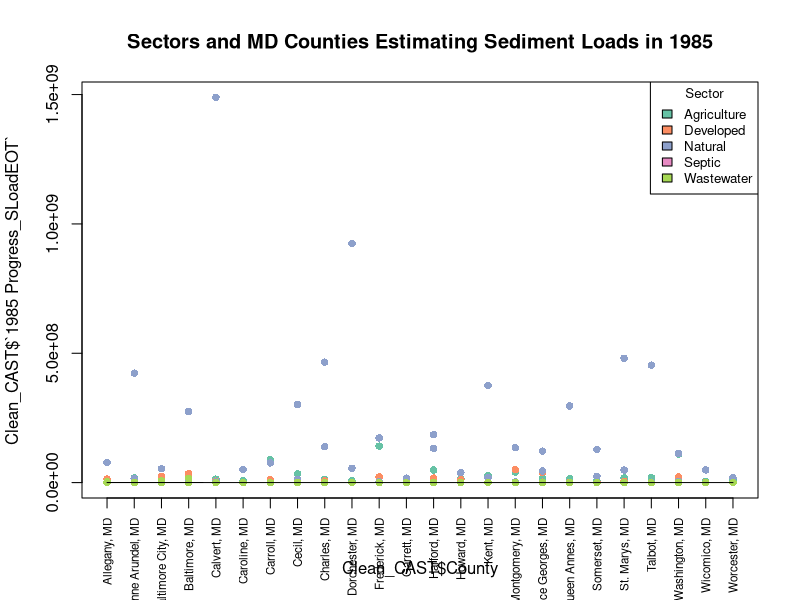
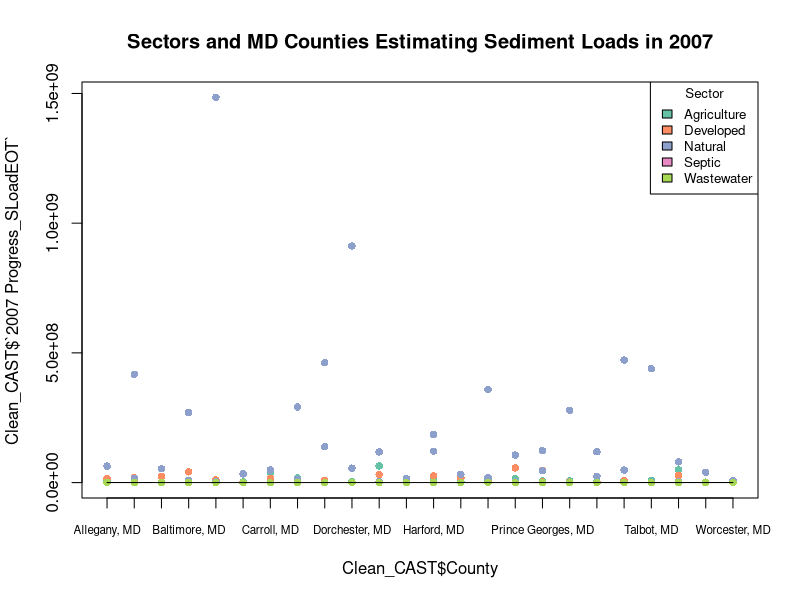
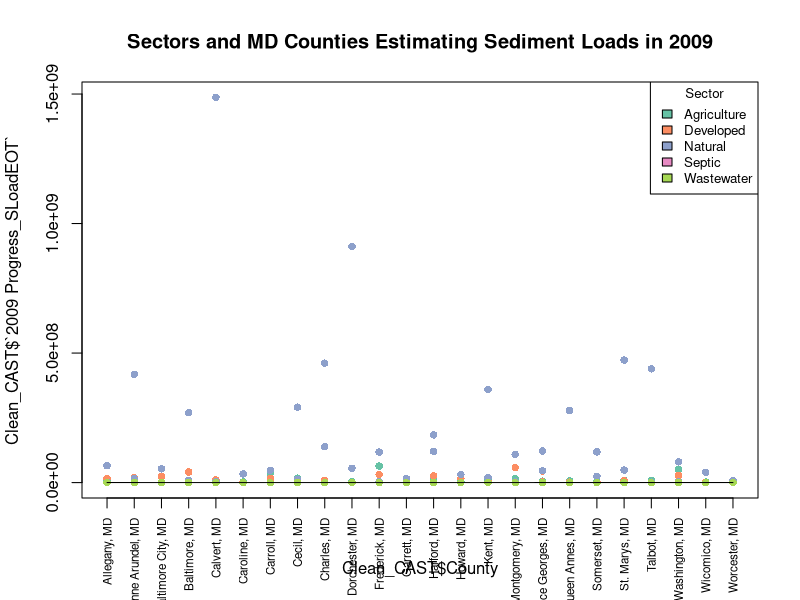
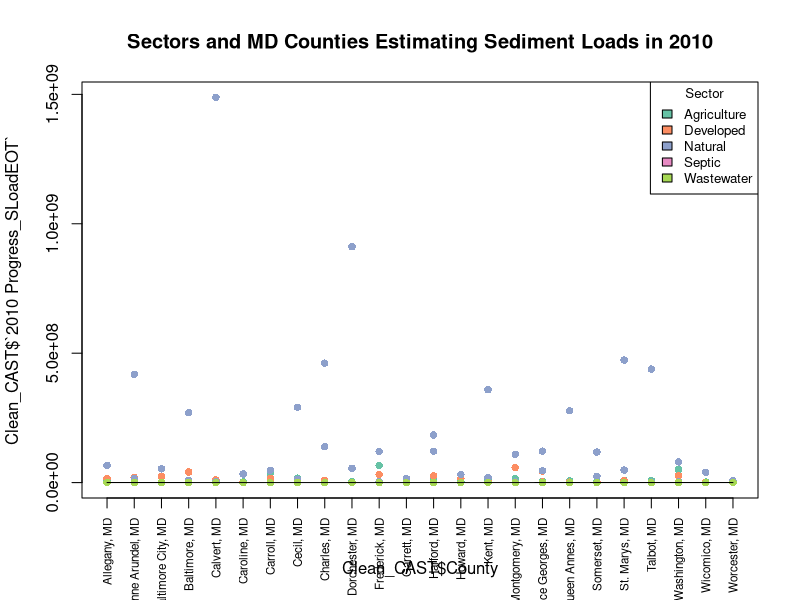
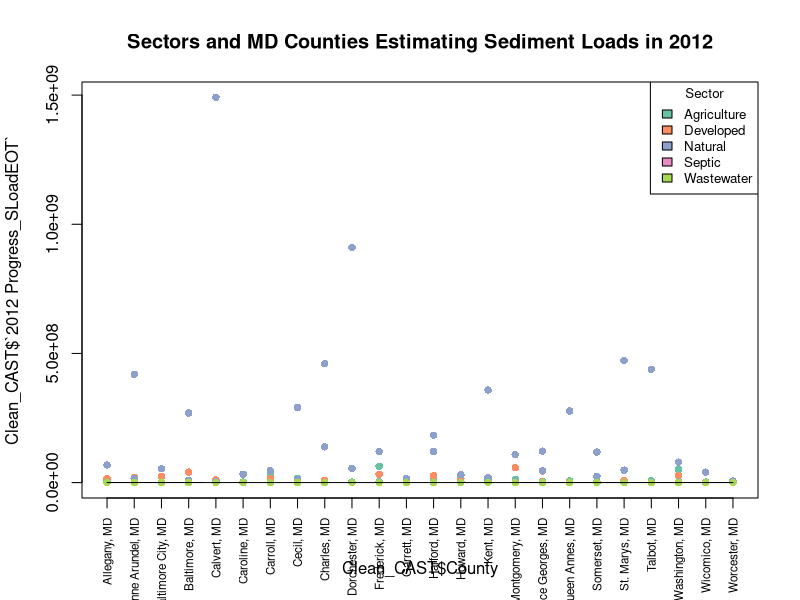

Write the R code that produced these figures, in order. (Note: this script raises an error after producing the figures.)
################################ Final Code Project#####################################
getwd()
setwd("C:/GitHub/shafersa/Final")

library(readxl)
CastScalingdown <- read_excel("CastScalingdown.xlsx", 
                              sheet = "Major Source - Fed vs NonFed")
View(CastScalingdown)
Clean_CAST<-CastScalingdown [, - (7:36) ]
colnames(Clean_CAST)
#I wanted yo add fun colors in!
install.packages("RColorBrewer")
library(RColorBrewer)

#I took the time to break down my data this way because I wanted to visually see the differences between counties and each sector.
#I did this for each year for each data set. and then you will see later that I merged the two data sets together and preformed an R squared analysis to determine variance between the two data sets 

Clean_CAST$`Source Sector` <- factor(Clean_CAST$`Source Sector`)
Clean_CAST$County <- factor(Clean_CAST$County)

# Check unique levels in 'Sector' (5 levels)
num_sectors <- length(levels(Clean_CAST$`Source Sector`))
print(paste("Number of unique sectors:", num_sectors))

# Ensure that there are enough colors for each sector (5 in this case)
color_palette <- brewer.pal(min(num_sectors, 12), "Set2")  # Set3 has 12 colors

# Create the plot with color assignment for sectors
scatter.smooth(x = Clean_CAST$County,
     y = Clean_CAST$`1985 Progress_SLoadEOT`,
     col = color_palette[as.numeric(Clean_CAST$`Source Sector`)],  # Ensure color is mapped using numeric version of 'Sector'
     pch = 16,
     xaxt = 'n',
     main = "Sectors and MD Counties Estimating Sediment Loads in 1985")  # Suppress default x-axis for customization
    ylab= "Esimated Sediment Loads from 1985"
# Custom x-axis with county names
axis(1, at = 1:length(levels(Clean_CAST$County)), 
     labels = levels(Clean_CAST$County),  
     las = 2,  
     cex.axis = 0.7)  

# Add a legend to show sector-color mapping
legend("topright",                               
       legend = levels(Clean_CAST$`Source Sector`),  
       fill = color_palette[1:num_sectors],  
       cex = 0.8,                               
       title = "Sector")

#################################################################################################

Clean_CAST$Sector <- factor(Clean_CAST$`Source Sector`)
Clean_CAST$Geography <- factor(Clean_CAST$County)


num_sectors <- length(levels(Clean_CAST$`Source Sector`))
print(paste("Number of unique sectors:", num_sectors))


color_palette <- brewer.pal(min(num_sectors, 12), "Set2")  

scatter.smooth(x = Clean_CAST$County,
               y = Clean_CAST$`2007 Progress_SLoadEOT`,
               col = color_palette[as.numeric(Clean_CAST$`Source Sector`)], 
               pch = 16,
               xaxt = 'n',
               main = "Sectors and MD Counties Estimating Sediment Loads in 2007")  
ylab= "Esimated Sediment Loads from 2007"

axis(1, at = 1:length(levels(Clean_CAST$County)), 
     labels = levels(Clean_CAST$County),  
     cex.axis = 0.7)  


legend("topright",                               
       legend = levels(Clean_CAST$`Source Sector`),  
       fill = color_palette[1:num_sectors],  
       cex = 0.8,                               
       title = "Sector")

#################################################################################################

Clean_CAST$Sector <- factor(Clean_CAST$`Source Sector`)
Clean_CAST$Geography <- factor(Clean_CAST$County)

 
num_sectors <- length(levels(Clean_CAST$`Source Sector`))
print(paste("Number of unique sectors:", num_sectors))

 
color_palette <- brewer.pal(min(num_sectors, 12), "Set2")   

 
scatter.smooth(x = Clean_CAST$County,
               y = Clean_CAST$`2009 Progress_SLoadEOT`,
               col = color_palette[as.numeric(Clean_CAST$`Source Sector`)],  
               pch = 16,
               xaxt = 'n',
               main = "Sectors and MD Counties Estimating Sediment Loads in 2009")   
ylab= "Esimated Sediment Loads from 1985"
# Custom x-axis with geography (county) names
axis(1, at = 1:length(levels(Clean_CAST$County)), 
     labels = levels(Clean_CAST$County),  
     las = 2,  # Rotate labels for better readability
     cex.axis = 0.7)  # Adjust the size of axis labels

 
legend("topright",                               
       legend = levels(Clean_CAST$`Source Sector`),  
       fill = color_palette[1:num_sectors],  # Match the number of colors to sectors
       cex = 0.8,                               
       title = "Sector")
#################################################################################################
Clean_CAST$Sector <- factor(Clean_CAST$`Source Sector`)
Clean_CAST$Geography <- factor(Clean_CAST$County)

 
num_sectors <- length(levels(Clean_CAST$`Source Sector`))
print(paste("Number of unique sectors:", num_sectors))

 
color_palette <- brewer.pal(min(num_sectors, 12), "Set2")   

 
scatter.smooth(x = Clean_CAST$County,
               y = Clean_CAST$`2010 Progress_SLoadEOT`,
               col = color_palette[as.numeric(Clean_CAST$`Source Sector`)],  
               pch = 16,
               xaxt = 'n',
               main = "Sectors and MD Counties Estimating Sediment Loads in 2010")   
# Custom x-axis with geography (county) names
axis(1, at = 1:length(levels(Clean_CAST$County)), 
     labels = levels(Clean_CAST$County),  
     las = 2,  # Rotate labels for better readability
     cex.axis = 0.7)  # Adjust the size of axis labels

 
legend("topright",                               
       legend = levels(Clean_CAST$`Source Sector`),  
       fill = color_palette[1:num_sectors],  # Match the number of colors to sectors
       cex = 0.8,                               
       title = "Sector")
#################################################################################################

Clean_CAST$Sector <- factor(Clean_CAST$`Source Sector`)
Clean_CAST$Geography <- factor(Clean_CAST$County)

 
num_sectors <- length(levels(Clean_CAST$`Source Sector`))
print(paste("Number of unique sectors:", num_sectors))

 
color_palette <- brewer.pal(min(num_sectors, 12), "Set2")   

 
scatter.smooth(x = Clean_CAST$County,
               y = Clean_CAST$`2012 Progress_SLoadEOT`,
               col = color_palette[as.numeric(Clean_CAST$`Source Sector`)],  
               pch = 16,
               xaxt = 'n',
               main = "Sectors and MD Counties Estimating Sediment Loads in 2012")   
# Custom x-axis with geography (county) names
axis(1, at = 1:length(levels(Clean_CAST$County)), 
     labels = levels(Clean_CAST$County),  
     las = 2,  # Rotate labels for better readability
     cex.axis = 0.7)  # Adjust the size of axis labels

 
legend("topright",                               
       legend = levels(Clean_CAST$`Source Sector`),  
       fill = color_palette[1:num_sectors],  # Match the number of colors to sectors
       cex = 0.8,                               
       title = "Sector")

#################################################################################################
library(readr)
Chesapeake_Bay_Pollution_Loads_Sediment_20241121 <- read_csv("Chesapeake_Bay_Pollution_Loads_-_Sediment_20241121.csv")
View(Chesapeake_Bay_Pollution_Loads_Sediment_20241121)
colnames(MD_Sed_Loads)
MD_Sed_Loads_1<-Chesapeake_Bay_Pollution_Loads_Sediment_20241121 [,-(13:18)]
MD_Sed_Loads<-MD_Sed_Loads_1 [,-(2)]
MD_Sed_Loads$`Source Sector` <- factor(MD_Sed_Loads$`Source Sector`)
MD_Sed_Loads$County <- factor(MD_Sed_Loads$County)

 
num_sectors <- length(levels(MD_Sed_Loads$`Source Sector`))
print(paste("Number of unique sectors:", num_sectors))

 
color_palette <- brewer.pal(min(num_sectors, 12), "Dark2")   

 
scatter.smooth(x = MD_Sed_Loads$County,
               y = MD_Sed_Loads$`Total Sediment, 1985 (T)`,
               col = color_palette[as.numeric(MD_Sed_Loads$`Source Sector`)],  
               pch = 16,
               xaxt = 'n',
               main = "Sectors and MD Counties Estimating True Loads in 1985")   
# Custom x-axis with geography (county) names
axis(1, at = 1:length(levels(MD_Sed_Loads$County)), 
     labels = levels(MD_Sed_Loads$County),  
     las = 2,  # Rotate labels for better readability
     cex.axis = 0.7)  # Adjust the size of axis labels

 
legend("topright",                               
       legend = levels(MD_Sed_Loads$`Source Sector`),  
       fill = color_palette[1:num_sectors],  # Match the number of colors to sectors
       cex = 0.8,                               
       title = "Sector")

#################################################################################################
MD_Sed_Loads$`Source Sector` <- factor(MD_Sed_Loads$`Source Sector`)
MD_Sed_Loads$County <- factor(MD_Sed_Loads$County)

 
num_sectors <- length(levels(MD_Sed_Loads$`Source Sector`))
print(paste("Number of unique sectors:", num_sectors))

 
color_palette <- brewer.pal(min(num_sectors, 12), "Dark2")   

 
scatter.smooth(x = MD_Sed_Loads$County,
               y = MD_Sed_Loads$`Total Sediment, 2007 (T)`,
               col = color_palette[as.numeric(MD_Sed_Loads$`Source Sector`)],  
               pch = 16,
               xaxt = 'n',
               main = "Sectors and MD Counties Estimating True Loads in 2007")   
# Custom x-axis with geography (county) names
axis(1, at = 1:length(levels(MD_Sed_Loads$County)), 
     labels = levels(MD_Sed_Loads$County),  
     las = 2,  # Rotate labels for better readability
     cex.axis = 0.7)  # Adjust the size of axis labels

 
legend("topright",                               
       legend = levels(MD_Sed_Loads$`Source Sector`),  
       fill = color_palette[1:num_sectors],  # Match the number of colors to sectors
       cex = 0.8,                               
       title = "Sector")
#################################################################################################
MD_Sed_Loads$`Source Sector` <- factor(MD_Sed_Loads$`Source Sector`)
MD_Sed_Loads$County <- factor(MD_Sed_Loads$County)

 
num_sectors <- length(levels(MD_Sed_Loads$`Source Sector`))
print(paste("Number of unique sectors:", num_sectors))

 
color_palette <- brewer.pal(min(num_sectors, 12), "Dark2")   

 
scatter.smooth(x = MD_Sed_Loads$County,
               y = MD_Sed_Loads$`Total Sediment, 2009 (T)`,
               col = color_palette[as.numeric(MD_Sed_Loads$`Source Sector`)],  
               pch = 16,
               xaxt = 'n',
               main = "Sectors and MD Counties Estimating True Loads in 2009")   
# Custom x-axis with geography (county) names
axis(1, at = 1:length(levels(MD_Sed_Loads$County)), 
     labels = levels(MD_Sed_Loads$County),  
     las = 2,  # Rotate labels for better readability
     cex.axis = 0.7)  # Adjust the size of axis labels

 
legend("topright",                               
       legend = levels(MD_Sed_Loads$`Source Sector`),  
       fill = color_palette[1:num_sectors],  # Match the number of colors to sectors
       cex = 0.8,                               
       title = "Sector")
#################################################################################################
MD_Sed_Loads$`Source Sector` <- factor(MD_Sed_Loads$`Source Sector`)
MD_Sed_Loads$County <- factor(MD_Sed_Loads$County)

 
num_sectors <- length(levels(MD_Sed_Loads$`Source Sector`))
print(paste("Number of unique sectors:", num_sectors))

 
color_palette <- brewer.pal(min(num_sectors, 12), "Dark2")   

 
scatter.smooth(x = MD_Sed_Loads$County,
               y = MD_Sed_Loads$`Total Sediment, 2010 (T)`,
               col = color_palette[as.numeric(MD_Sed_Loads$`Source Sector`)],  
               pch = 16,
               xaxt = 'n',
               main = "Sectors and MD Counties Estimating True Loads in 2010")   
# Custom x-axis with geography (county) names
axis(1, at = 1:length(levels(MD_Sed_Loads$County)), 
     labels = levels(MD_Sed_Loads$County),  
     las = 2,  # Rotate labels for better readability
     cex.axis = 0.7)  # Adjust the size of axis labels

 
legend("topright",                               
       legend = levels(MD_Sed_Loads$`Source Sector`),  
       fill = color_palette[1:num_sectors],  # Match the number of colors to sectors
       cex = 0.8,                               
       title = "Sector")
#################################################################################################
MD_Sed_Loads$`Source Sector` <- factor(MD_Sed_Loads$`Source Sector`)
MD_Sed_Loads$County <- factor(MD_Sed_Loads$County)

 
num_sectors <- length(levels(MD_Sed_Loads$`Source Sector`))
print(paste("Number of unique sectors:", num_sectors))

 
color_palette <- brewer.pal(min(num_sectors, 12), "Dark2")   

 
scatter.smooth(x = MD_Sed_Loads$County,
               y = MD_Sed_Loads$`Total Sediment, 2012 (T)`,
               col = color_palette[as.numeric(MD_Sed_Loads$`Source Sector`)],  
               pch = 16,
               xaxt = 'n',
               main = "Sectors and MD Counties Estimating True Loads in 2012")   
# Custom x-axis with geography (county) names
axis(1, at = 1:length(levels(MD_Sed_Loads$County)), 
     labels = levels(MD_Sed_Loads$County),  
     las = 2,  # Rotate labels for better readability
     cex.axis = 0.7)  # Adjust the size of axis labels

 
legend("topright",                               
       legend = levels(MD_Sed_Loads$`Source Sector`),  
       fill = color_palette[1:num_sectors],  # Match the number of colors to sectors
       cex = 0.8,                               
       title = "Sector")
#################################################################################################
## The dreadful merge. I merged by county in this instance. It seems like the most logical way to have these data sets over lap
# Check for unique values in the 'County' column from both data sets
unique(Clean_CAST$County)
unique(MD_Sed_Loads$County)

Clean_CAST$County <- tolower(trimws(Clean_CAST$County))
MD_Sed_Loads$County <- tolower(trimws(MD_Sed_Loads$County))

# Check for any whitespace differences
sum(trimws(Clean_CAST$County) != Clean_CAST$County)
sum(trimws(MD_Sed_Loads$County) != MD_Sed_Loads$County)

missing_counties <- setdiff(Clean_CAST$County, MD_Sed_Loads$County)
print(missing_counties)


merged_data <- merge(Clean_CAST, MD_Sed_Loads, by = "County", all=TRUE)

#################################################################################################
##Again I did this for each year, and then with the newly merged data I could perform the r squared. 
colnames(merged_data)
# Extract relevant columns
sediment_data_1985 <- merged_data[, c("County", "1985 Progress_SLoadEOT", "Total Sediment, 1985 (T)")]

# Rename columns for clarity
colnames(sediment_data_1985) <- c("County", "1985 Progress_SLoadEOT", "Total Sediment, 1985 (T)")

# Reshape the data to long format
reshaped_data_1985 <- reshape(sediment_data_1985, 
                         varying = c("1985 Progress_SLoadEOT", "Total Sediment, 1985 (T)"), 
                         v.names = "sediment_load",    # New column for sediment load
                         timevar = "measurement_type",  # Type of measurement (ProgressSLoad EOT or Total Sediment)
                         times = c("1985 Progress_SLoadEOT", "Total Sediment, 1985 (T)"),  # Specify the two measurement types
                         direction = "long")
#had a typo in this one
# Inspect the reshaped data
head(reshaped_data_1985)
# Convert 'County' and 'measurement_type' to factors
reshaped_data_1985$County <- factor(reshaped_data_1985$County)
reshaped_data_1985$measurement_type <- factor(reshaped_data_1985$measurement_type)


# Plot the data: Counties on x-axis, Sediment Load on y-axis
plot(reshaped_data_1985$County, reshaped_data_1985$sediment_load, 
     col = colors[reshaped_data_1985$measurement_type],   # Color points by measurement type
     pch = 19,                                       
     xlab = "County", ylab = "Sediment Load",        
     main = "Sediment Load by County (1985)",         
     xaxt = "n",                                     
     ylim = c(0, max(reshaped_data_1985$sediment_load, na.rm = TRUE) * 1.1))  


axis(1, at = 1:length(unique(reshaped_data_1985$County)), labels = levels(reshaped_data_1985$County), las = 2)

#################################################################################################
colnames(merged_data)
 
sediment_data_2007 <- merged_data[, c("County", "2007 Progress_SLoadEOT", "Total Sediment, 2007 (T)")]

 
colnames(sediment_data_2007) <- c("County", "2007 Progress_SLoadEOT", "Total Sediment, 2007 (T)")

 
reshaped_data_2007 <- reshape(sediment_data_2007, 
                         varying = c("2007 Progress_SLoadEOT", "Total Sediment, 2007 (T)"), 
                         v.names = "sediment_load",     
                         timevar = "measurement_type",   
                         times = c("2007 Progress_SLoadEOT", "Total Sediment, 2007 (T)"),   
                         direction = "long")

 #same typo...did you run this?
head(reshaped_data_2007)
 
reshaped_data_2007$County <- factor(reshaped_data_2007$County)
reshaped_data_2007$measurement_type <- factor(reshaped_data_2007$measurement_type)

 
plot(reshaped_data_2007$County, reshaped_data_2007$sediment_load, 
     col = colors[reshaped_data_2007$measurement_type],   
     pch = 19,                                       
     xlab = "County", ylab = "Sediment Load",        
     main = "Sediment Load by County (2007)",        
     xaxt = "n",                                     
     ylim = c(0, max(reshaped_data_2007$sediment_load, na.rm = TRUE) * 1.1))  
#Same error - how did you get this to work?

axis(1, at = 1:length(unique(reshaped_data_2007$County)), labels = levels(reshaped_data_2007$County), las = 2)
#################################################################################################
colnames(merged_data)
 
sediment_data_2009 <- merged_data[, c("County", "2009 Progress_SLoadEOT", "Total Sediment, 2009 (T)")]

 
colnames(sediment_data_2009) <- c("County", "2009 Progress_SLoadEOT", "Total Sediment, 2009 (T)")

 
reshaped_data_2009 <- reshape(sediment_data_2009, 
                              varying = c("2009 Progress_SLoadEOT", "Total Sediment, 2009 (T)"), 
                              v.names = "sediment_load",     
                              timevar = "measurement_type",   
                              times = c("2009 Progress_SLoadEOT", "Total Sediment, 2009 (T)"),   
                              direction = "long")

 
head(reshaped_data_2009)
 
reshaped_data_2009$County <- factor(reshaped_data_2009$County)
reshaped_data_2009$measurement_type <- factor(reshaped_data_2009$measurement_type)

 
plot(reshaped_data_2009$County, reshaped_data_2009$sediment_load, 
     col = colors[reshaped_data_2009$measurement_type],   
     pch = 19,                                       
     xlab = "County", ylab = "Sediment Load",        
     main = "Sediment Load by County (2009)",        
     xaxt = "n",                                     
     ylim = c(0, max(reshaped_data_2009$sediment_load, na.rm = TRUE) * 1.1))  


axis(1, at = 1:length(unique(reshaped_data_2009$County)), labels = levels(reshaped_data_2009$County), las = 2)
#################################################################################################
colnames(merged_data)
 
sediment_data_2010 <- merged_data[, c("County", "2010 Progress_SLoadEOT", "Total Sediment, 2010 (T)")]

 
colnames(sediment_data_2010) <- c("County", "2010 Progress_SLoadEOT", "Total Sediment, 2010 (T)")

 
reshaped_data_2010 <- reshape(sediment_data_2010, 
                              varying = c("2010 Progress_SLoadEOT", "Total Sediment, 2010 (T)"), 
                              v.names = "sediment_load",     
                              timevar = "measurement_type",   
                              times = c("2010 Progress_SLoadEOT", "Total Sediment, 2010 (T)"),   
                              direction = "long")

 
head(reshaped_data_2010)
 
reshaped_data_2010$County <- factor(reshaped_data_2010$County)
reshaped_data_2010$measurement_type <- factor(reshaped_data_2010$measurement_type)

 
plot(reshaped_data_2010$County, reshaped_data_2010$sediment_load, 
     col = colors[reshaped_data_2007$measurement_type],   

     xlab = "County", ylab = "Sediment Load",        
     main = "Sediment Load by County (2010)",         
     xaxt = "n",                                      
     ylim = c(0, max(reshaped_data_2010$sediment_load, na.rm = TRUE) * 1.1))  


axis(1, at = 1:length(unique(reshaped_data_2010$County)), labels = levels(reshaped_data_2010$County), las = 2)
#################################################################################################
colnames(merged_data)
 
sediment_data_2012 <- merged_data[, c("County", "2012 Progress_SLoadEOT", "Total Sediment, 2012 (T)")]

 
colnames(sediment_data_2012) <- c("County", "2012 Progress_SLoadEOT", "Total Sediment, 2012 (T)")

 
reshaped_data_2012 <- reshape(sediment_data_2012, 
                              varying = c("2012 Progress_SLoadEOT", "Total Sediment, 2012 (T)"), 
                              v.names = "sediment_load",     
                              timevar = "measurement_type",   
                              times = c("2012 Progress_SLoadEOT", "Total Sediment, 2012 (T)"),   
                              direction = "long")

 
head(reshaped_data_2012)
 
reshaped_data_2012$County <- factor(reshaped_data_2012$County)
reshaped_data_2012$measurement_type <- factor(reshaped_data_2012$measurement_type)

 
plot(reshaped_data_2012$County, reshaped_data_2012$sediment_load, 
     col = colors[reshaped_data_2007$measurement_type],   
     pch = 19,                                       
     xlab = "County", ylab = "Sediment Load",        
     main = "Sediment Load by County (2012)",         
     xaxt = "n",                                     
     ylim = c(0, max(reshaped_data_2012$sediment_load, na.rm = TRUE) * 1.1))  


axis(1, at = 1:length(unique(reshaped_data_2012$County)), labels = levels(reshaped_data_2012$County), las = 2)
#################################################################################################
##Finally we can get to the point where the data is sufficiently clean and we can run our analysis

# Check for any missing data in the relevant columns 
sum(is.na(sediment_data_1985$`1985 Progress_SLoadEOT`))  # Check for NAs in the predicted values
sum(is.na(sediment_data_1985$`Total Sediment, 1985 (T)`))  # Check for NAs in the actual values

# Remove rows with missing data to ensure consistency between the columns
clean_data_1985 <- sediment_data_1985[!is.na(sediment_data_1985$`1985 Progress_SLoadEOT`) &
                                        !is.na(sediment_data_1985$`Total Sediment, 1985 (T)`), ]

# Fit a linear regression model
model <- lm(`Total Sediment, 1985 (T)` ~ `1985 Progress_SLoadEOT`, data = clean_data_1985)

# Print the summary of the model to inspect coefficients and R-squared
model_summary_1985 <- summary(model)
print(model_summary_1985)
## the significant p value represent that my data points are significantly related but the poor R squared value is say that there is a lot of variance between data points meaning that the CAST assessment tool is not doing a great job of predicting sediment loads


# Extract the R-squared value
r_squared <- model_summary_1985$r.squared
print(paste("R-squared: ", round(r_squared, 2)))

# Predict the sediment loads using the model
predicted_values_1985 <- predict(model)

# Plot the predicted vs actual sediment loads
plot(clean_data_1985$`Total Sediment, 1985 (T)`, predicted_values_1985,
     xlab = "Actual Sediment Load (Total Sediment, 1985 (T))",
     ylab = "Predicted Sediment Load (1985 Progress_SLoadEOT)",
     main = paste("Predicted vs Actual Sediment Loads (1985) (R² =", round(r_squared, 2), ")"),
     pch = 19,  # Solid points
     col = "blue")  # Points color

# Add a line representing perfect predictions (where predicted = actual)
abline(a = 0, b = 1, col = "red", lty = 2)  # Line of perfect prediction

#################################################################################################

# Check for any missing data in the relevant columns (optional)
sum(is.na(sediment_data_2007$`2007 Progress_SLoadEOT`))  # Check for NAs in the predicted values
sum(is.na(sediment_data_2007$`Total Sediment, 2007 (T)`))  # Check for NAs in the actual values

# Remove rows with missing data (if any) to ensure consistency between the columns
clean_data_2007 <- sediment_data_2007[!is.na(sediment_data_2007$`2007 Progress_SLoadEOT`) &
                                        !is.na(sediment_data_2007$`Total Sediment, 2007 (T)`), ]

# Fit a linear regression model
model <- lm(`Total Sediment, 2007 (T)` ~ `2007 Progress_SLoadEOT`, data = clean_data_2007)

# Print the summary of the model to inspect coefficients and R-squared
model_summary_2007 <- summary(model)
print(model_summary_2007)
## the significant p value represent that my data points are significantly related but the poor R squared value is say that there is a lot of variance between data points meaning that the CAST assessment tool is not doing a great job of predicting sediment loads


# Extract the R-squared value
r_squared <- model_summary_2007$r.squared
print(paste("R-squared: ", round(r_squared, 2)))

# Predict the sediment loads using the model
predicted_values_2007 <- predict(model)

# Plot the predicted vs actual sediment loads
plot(clean_data_2007$`Total Sediment, 2007 (T)`, predicted_values_2007,
     xlab = "Actual Sediment Load (Total Sediment, 2007 (T))",
     ylab = "Predicted Sediment Load (2007 Progress_SLoadEOT)",
     main = paste("Predicted vs Actual Sediment Loads (2007) (R² =", round(r_squared, 2), ")"),
     pch = 19,  # Solid points
     col = "blue")  # Points color

# Add a line representing perfect predictions (where predicted = actual)
abline(a = 0, b = 1, col = "red", lty = 2)  # Line of perfect prediction



#################################################################################################

# Check for any missing data in the relevant columns (optional)
sum(is.na(sediment_data_2009$`2009 Progress_SLoadEOT`))  # Check for NAs in the predicted values
sum(is.na(sediment_data_2009$`Total Sediment, 2009 (T)`))  # Check for NAs in the actual values

# Remove rows with missing data (if any) to ensure consistency between the columns
clean_data_2009 <- sediment_data_2009[!is.na(sediment_data_2009$`2009 Progress_SLoadEOT`) &
                                        !is.na(sediment_data_2009$`Total Sediment, 2009 (T)`), ]

# Fit a linear regression model
model <- lm(`Total Sediment, 2009 (T)` ~ `2009 Progress_SLoadEOT`, data = clean_data_2009)

# Print the summary of the model to inspect coefficients and R-squared
model_summary_2009 <- summary(model)
print(model_summary_2009)
## the significant p value represent that my data points are significantly related but the poor R squared value is say that there is a lot of variance between data points meaning that the CAST assessment tool is not doing a great job of predicting sediment loads


# Extract the R-squared value
r_squared <- model_summary_2009$r.squared
print(paste("R-squared: ", round(r_squared, 2)))

# Predict the sediment loads using the model
predicted_values_2009 <- predict(model)

# Plot the predicted vs actual sediment loads
plot(clean_data_2009$`Total Sediment, 2009 (T)`, predicted_values_2009,
     xlab = "Actual Sediment Load (Total Sediment, 2009 (T))",
     ylab = "Predicted Sediment Load (2009 Progress_SLoadEOT)",
     main = paste("Predicted vs Actual Sediment Loads (2009) (R² =", round(r_squared, 2), ")"),
     pch = 19,  # Solid points
     col = "blue")  # Points color

# Add a line representing perfect predictions (where predicted = actual)
abline(a = 0, b = 1, col = "red", lty = 2)  # Line of perfect prediction


#################################################################################################

# Check for any missing data in the relevant columns (optional)
sum(is.na(sediment_data_2010$`2010 Progress_SLoadEOT`))  # Check for NAs in the predicted values
sum(is.na(sediment_data_2010$`Total Sediment, 2010 (T)`))  # Check for NAs in the actual values

# Remove rows with missing data (if any) to ensure consistency between the columns
clean_data_2010 <- sediment_data_2010[!is.na(sediment_data_2010$`2010 Progress_SLoadEOT`) &
                                   !is.na(sediment_data_2010$`Total Sediment, 2010 (T)`), ]

# Fit a linear regression model
model <- lm(`Total Sediment, 2010 (T)` ~ `2010 Progress_SLoadEOT`, data = clean_data_2010)

# Print the summary of the model to inspect coefficients and R-squared
model_summary_2010 <- summary(model)
print(model_summary_2010)
## the significant p value represent that my data points are significantly related but the poor R squared value is say that there is a lot of variance between data points meaning that the CAST assessment tool is not doing a great job of predicting sediment loads


# Extract the R-squared value
r_squared <- model_summary_2010$r.squared
print(paste("R-squared: ", round(r_squared, 2)))

# Predict the sediment loads using the model
predicted_values_2010 <- predict(model)

# Plot the predicted vs actual sediment loads
plot(clean_data_2010$`Total Sediment, 2010 (T)`, predicted_values_2010,
     xlab = "Actual Sediment Load (Total Sediment, 2010 (T))",
     ylab = "Predicted Sediment Load (2010 Progress_SLoadEOT)",
     main = paste("Predicted vs Actual Sediment Loads (2010) (R² =", round(r_squared, 2), ")"),
     pch = 19,  # Solid points
     col = "blue")  # Points color

# Add a line representing perfect predictions (where predicted = actual)
abline(a = 0, b = 1, col = "red", lty = 2)  # Line of perfect prediction


#################################################################################################
# Check for any missing data in the relevant columns (optional)
# Check for any missing data in the relevant columns (optional)
sum(is.na(sediment_data_2012$`2012 Progress_SLoadEOT`))  # Check for NAs in the predicted values
sum(is.na(sediment_data_2012$`Total Sediment, 2012 (T)`))  # Check for NAs in the actual values

# Remove rows with missing data (if any) to ensure consistency between the columns
clean_data_2012 <- sediment_data_2012[!is.na(sediment_data_2012$`2012 Progress_SLoadEOT`) &
                                        !is.na(sediment_data_2012$`Total Sediment, 2012 (T)`), ]

# Fit a linear regression model
model <- lm(`Total Sediment, 2012 (T)` ~ `2012 Progress_SLoadEOT`, data = clean_data_2012)

# Print the summary of the model to inspect coefficients and R-squared
model_summary_2012 <- summary(model)
print(model_summary_2012)
## the significant p value represent that my data points are significantly related but the poor R squared value is say that there is a lot of variance between data points meaning that the CAST assessment tool is not doing a great job of predicting sediment loads


# Extract the R-squared value
r_squared <- model_summary_2012$r.squared
print(paste("R-squared: ", round(r_squared, 2)))

# Predict the sediment loads using the model
predicted_values_2012 <- predict(model)

# Plot the predicted vs actual sediment loads
plot(clean_data_2012$`Total Sediment, 2012 (T)`, predicted_values_2012,
     xlab = "Actual Sediment Load (Total Sediment, 2012 (T))",
     ylab = "Predicted Sediment Load (2012 Progress_SLoadEOT)",
     main = paste("Predicted vs Actual Sediment Loads (2012) (R² =", round(r_squared, 2), ")"),
     pch = 19,  # Solid points
     col = "blue")  # Points color

# Add a line representing perfect predictions (where predicted = actual)
abline(a = 0, b = 1, col = "red", lty = 2)  # Line of perfect prediction

# Optionally, plot the residuals to check for any patterns
residuals_2012 <- residuals(model)
plot(predicted_values_2012, residuals,
     xlab = "Predicted Sediment Load", 
     ylab = "Residuals", 
     main = "Residuals vs Predicted Values (2012)",
     pch = 19, 
     col = "blue")
abline(h = 0, col = "red", lty = 2)  # Horizontal line at 0 for residuals
#################################################################################################



